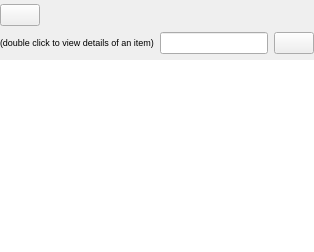
     <widget class="QWidget" name="tab_4">
      <attribute name="icon">
       <iconset theme="system">
        <normaloff>../../../../../../../../.designer/backup</normaloff>../../../../../../../../.designer/backup</iconset>
      </attribute>
      <attribute name="title">
       <string>Hosts</string>
      </attribute>
      <layout class="QVBoxLayout" name="verticalLayout_3">
       <property name="leftMargin">
        <number>0</number>
       </property>
       <property name="topMargin">
        <number>4</number>
       </property>
       <property name="rightMargin">
        <number>0</number>
       </property>
       <property name="bottomMargin">
        <number>0</number>
       </property>
       <item>
        <layout class="QHBoxLayout" name="horizontalLayout_3">
         <item>
          <widget class="QPushButton" name="cmdHostsBack">
           <property name="text">
            <string/>
           </property>
           <property name="icon">
            <iconset theme="go-previous">
             <normaloff>../../../../../../../../../../../../../../../../../../../../../../../../../../.designer/backup</normaloff>../../../../../../../../../../../../../../../../../../../../../../../../../../.designer/backup</iconset>
           </property>
          </widget>
         </item>
         <item>
          <widget class="QLabel" name="hostsLabel">
           <property name="text">
            <string/>
           </property>
          </widget>
         </item>
         <item>
          <spacer name="horizontalSpacer_4">
           <property name="orientation">
            <enum>Qt::Horizontal</enum>
           </property>
           <property name="sizeHint" stdset="0">
            <size>
             <width>40</width>
             <height>20</height>
            </size>
           </property>
          </spacer>
         </item>
        </layout>
       </item>
       <item>
        <layout class="QHBoxLayout" name="horizontalLayout_11">
         <item>
          <widget class="QLabel" name="tipHostsLabel">
           <property name="text">
            <string>&lt;html&gt;&lt;head/&gt;&lt;body&gt;&lt;p&gt;&lt;span style=&quot; font-size:7pt;&quot;&gt;(double click to view details of an item)&lt;/span&gt;&lt;/p&gt;&lt;/body&gt;&lt;/html&gt;</string>
           </property>
           <property name="textFormat">
            <enum>Qt::AutoText</enum>
           </property>
          </widget>
         </item>
         <item>
          <widget class="QLineEdit" name="hostsFilterLine"/>
         </item>
         <item>
          <widget class="QPushButton" name="cmdCleanHosts">
           <property name="text">
            <string/>
           </property>
           <property name="icon">
            <iconset theme="edit-clear-all">
             <normaloff>../../../../../../../../../../../../../../../../../../../../../../../../../../.designer/backup</normaloff>../../../../../../../../../../../../../../../../../../../../../../../../../../.designer/backup</iconset>
           </property>
          </widget>
         </item>
        </layout>
       </item>
       <item>
        <widget class="QTableView" name="hostsTable">
         <property name="frameShape">
          <enum>QFrame::NoFrame</enum>
         </property>
         <property name="sortingEnabled">
          <bool>false</bool>
         </property>
         <property name="cornerButtonEnabled">
          <bool>false</bool>
         </property>
         <attribute name="horizontalHeaderStretchLastSection">
          <bool>true</bool>
         </attribute>
         <attribute name="verticalHeaderStretchLastSection">
          <bool>false</bool>
         </attribute>
        </widget>
       </item>
      </layout>
     </widget>
